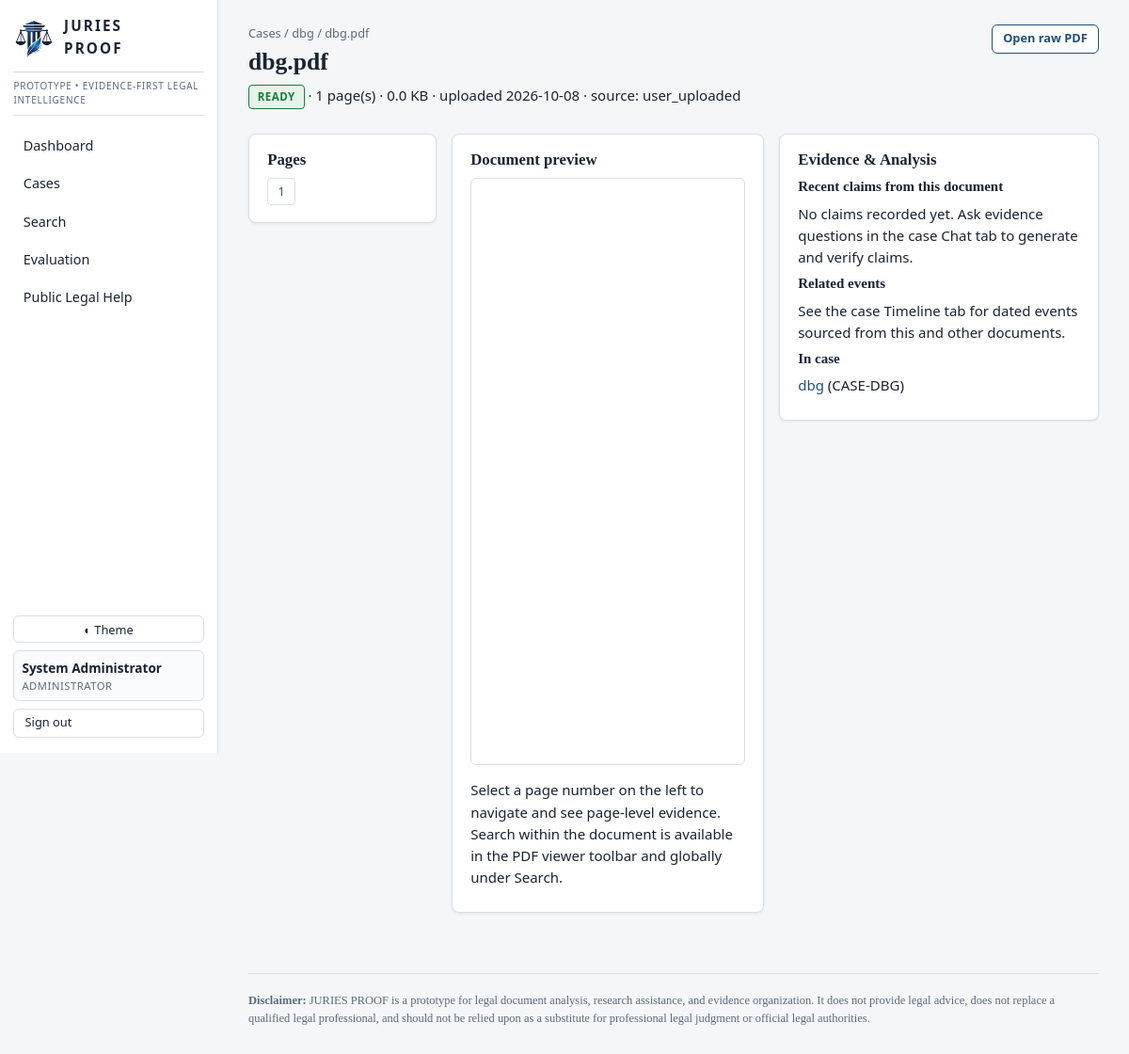
Page /documents/DOC-DBG (signed in) on the committed database.
### tables this page shows
CREATE TABLE users (
    id INTEGER PRIMARY KEY AUTOINCREMENT,
    username TEXT UNIQUE NOT NULL,
    password_hash TEXT NOT NULL,
    role TEXT NOT NULL DEFAULT 'analyst',
    display_name TEXT,
    created_at TEXT NOT NULL
);

CREATE TABLE cases (
    id TEXT PRIMARY KEY,
    title TEXT NOT NULL,
    case_type TEXT,
    jurisdiction TEXT,
    status TEXT NOT NULL DEFAULT 'Open',
    description TEXT,
    parties TEXT,
    tags TEXT,
    created_at TEXT NOT NULL,
    updated_at TEXT NOT NULL
);

CREATE TABLE documents (
    id TEXT PRIMARY KEY,
    case_id TEXT NOT NULL,
    doc_name TEXT NOT NULL,
    original_filename TEXT NOT NULL,
    file_path TEXT NOT NULL,
    file_type TEXT,
    file_size INTEGER,
    page_count INTEGER DEFAULT 0,
    upload_date TEXT NOT NULL,
    processing_status TEXT NOT NULL DEFAULT 'uploaded',
    processing_error TEXT,
    source_type TEXT DEFAULT 'user_uploaded',
    last_processed TEXT
);

CREATE TABLE pages (
    id INTEGER PRIMARY KEY AUTOINCREMENT,
    document_id TEXT NOT NULL,
    case_id TEXT NOT NULL,
    page_number INTEGER NOT NULL,
    text TEXT,
    char_count INTEGER DEFAULT 0,
    section TEXT
);

### app.py (the view)
@app.route("/documents/<doc_id>")
@login_required
def document_viewer(doc_id):
    doc = query("SELECT * FROM documents WHERE id=?", (doc_id,), one=True)
    if not doc:
        abort(404)
    case = query("SELECT * FROM cases WHERE id=?", (doc["case_id"],), one=True)
    pages = query("SELECT page_number, char_count, section FROM pages WHERE document_id=? ORDER BY page_number", (doc_id,))
    page = request.args.get("page", type=int)
    page_text = None
    claims = []
    if page:
        row = query("SELECT text, section FROM pages WHERE document_id=? AND page_number=?", (doc_id, page), one=True)
        page_text = row["text"] if row else None
        claims = query(
            "SELECT * FROM claims WHERE document_id=? AND page_number=? ORDER BY created_at DESC LIMIT 20",
            (doc_id, page))
    all_claims = query("SELECT * FROM claims WHERE document_id=? ORDER BY created_at DESC LIMIT 30", (doc_id,))
    return render_template("document_viewer.html", doc=doc, case=case, pages=pages,
                           page=page, page_text=page_text, claims=claims, all_claims=all_claims)

### app.py (called while the page is built)
def current_user():
    uid = session.get("uid")
    if not uid:
        return None
    return query("SELECT * FROM users WHERE id = ?", (uid,), one=True)

def login_required(f):
    @wraps(f)
    def wrapper(*args, **kwargs):
        if not session.get("uid"):
            return redirect(url_for("login"))
        return f(*args, **kwargs)
    return wrapper

@app.context_processor
def inject_globals():
    user = current_user()
    return dict(now=datetime.utcnow(), current_user=user,
                role_labels=ROLE_LABELS, app_name="JURIES PROOF",
                llm_configured=config.llm_configured())

### jp/config.py (called while the page is built)
def llm_configured():
    return bool(GEMINI_API_KEY or OPENAI_API_KEY)

### jp/db.py (called while the page is built)
def get_db():
    os.makedirs(os.path.dirname(DB_PATH), exist_ok=True)
    conn = sqlite3.connect(DB_PATH)
    conn.row_factory = sqlite3.Row
    conn.execute("PRAGMA foreign_keys = ON")
    return conn

def query(sql, params=(), one=False):
    conn = get_db()
    cur = conn.execute(sql, params)
    rows = cur.fetchall()
    conn.close()
    return (rows[0] if rows else None) if one else rows

### templates/document_viewer.html (shortened to what this page needs)
{% extends "base.html" %}
{% block content %}
<div class="page-head">
  <div>
    <div class="crumbs"><a href="{{ url_for('cases_page') }}">Cases</a> /
      <a href="{{ url_for('case_detail', case_id=case.id) }}">{{ case.title }}</a> / {{ doc.doc_name }}</div>
    <h1>{{ doc.doc_name }}</h1>
    <p class="meta">
      <span class="badge badge-{{ doc.processing_status }}">{{ doc.processing_status|upper }}</span>
      &middot; {{ doc.page_count }} page(s) &middot; {{ (doc.file_size/1024)|round(0) }} KB &middot;
      uploaded {{ doc.upload_date[:10] }} &middot; source: {{ doc.source_type }}
    </p>
  </div>
  <div>
    <a class="btn btn-secondary btn-sm" href="{{ url_for('document_file', doc_id=doc.id) }}" target="_blank">Open raw PDF</a>
  </div>
</div>
<div class="viewer-grid">
  <div class="card" style="max-height:80vh;overflow:auto;">
    <h3>Pages</h3>
    <div class="page-list">
      {% for p in pages %}
      <a class="{{ 'current' if page == p.page_number else '' }}"
         href="{{ url_for('document_viewer', doc_id=doc.id, page=p.page_number) }}">{{ p.page_number }}</a>
      {% endfor %}
    </div>
  </div>
  <div>
    {% if page %}
      <div class="card">
        <h3>Page {{ page }} — actual document content</h3>
        <iframe class="doc-frame" src="{{ url_for('document_file', doc_id=doc.id) }}#page={{ page }}&toolbar=1&view=FitH"
                title="PDF page {{ page }} of {{ doc.doc_name }}"></iframe>
      </div>
      <div class="card">
        <h4>Extracted text — Page {{ page }}</h4>
        <div class="evidence-box" style="white-space:pre-wrap;max-height:40vh;overflow:auto;">{{ page_text or '[No extractable text on this page]' }}</div>
      </div>
    {% else %}
      <div class="card">
        <h3>Document preview</h3>
        {% if doc.processing_status == 'ready' %}
        <iframe class="doc-frame" src="{{ url_for('document_file', doc_id=doc.id) }}" title="PDF preview of {{ doc.doc_name }}"></iframe>
        <p class="meta" style="margin-top:.5rem;">Select a page number on the left to navigate and see page-level evidence.
        Search within the document is available in the PDF viewer toolbar and globally under Search.</p>
        {% else %}
        <p>Document is being processed. Status: <strong>{{ doc.processing_status }}</strong>.</p>
        {% endif %}
      </div>
    {% endif %}
  </div>
  <div class="card" style="max-height:80vh;overflow:auto;">
    <h3>Evidence &amp; Analysis</h3>
    <h4>Recent claims from this document</h4>
    {% if all_claims %}
      {% for c in all_claims[:10] %}
      <p style="font-size:.85rem;">
        <span class="badge badge-{{ {'VERIFIED':'verified','PARTIALLY SUPPORTED':'partially','UNSUPPORTED':'unsupported','CONTRADICTED':'contradicted'}.get(c.status,'insufficient') }}">{{ c.status }}</span>
        {{ c.text[:140] }}
        {% if c.page_number %}<a href="{{ url_for('document_viewer', doc_id=doc.id, page=c.page_number) }}">(p.{{ c.page_number }})</a>{% endif %}
      </p>
      {% endfor %}
    {% else %}
      <p class="meta">No claims recorded yet. Ask evidence questions in the case Chat tab to generate and verify claims.</p>
    {% endif %}
    <h4>Related events</h4>
    {% set related = [] %}
    <p class="meta">See the case Timeline tab for dated events sourced from this and other documents.</p>
    <h4>In case</h4>
    <p class="meta"><a href="{{ url_for('case_detail', case_id=case.id) }}">{{ case.title }}</a> ({{ case.id }})</p>
  </div>
</div>
{% endblock %}

### templates/base.html (shortened to what this page needs)
<!DOCTYPE html>
<html lang="en" data-theme="light">
<head>
  <link rel="stylesheet" href="{{ url_for('static', filename='css/style.css') }}">
</head>
<body>
  <div class="layout">
    <aside class="sidebar">
      <a class="brand" href="{{ url_for('dashboard') }}">
        <img src="{{ url_for('static', filename='img/logo.png') }}" alt="JURIES PROOF logo" class="brand-logo">
        <span class="brand-text">JURIES<br>PROOF</span>
      </a>
      <p class="banner">PROTOTYPE &bull; EVIDENCE-FIRST LEGAL INTELLIGENCE</p>
      {% if current_user and current_user.role != 'public' %}
      <nav class="nav">
        <a href="{{ url_for('dashboard') }}" class="{{ 'active' if request.path in ['/', '/dashboard'] }}">Dashboard</a>
        <a href="{{ url_for('cases_page') }}" class="{{ 'active' if request.path.startswith('/cases') and 'research' not in request.path }}">Cases</a>
        <a href="{{ url_for('global_search') }}" class="{{ 'active' if request.path.startswith('/search') }}">Search</a>
        <a href="{{ url_for('evaluation_page') }}" class="{{ 'active' if request.path.startswith('/evaluation') }}">Evaluation</a>
        <a href="{{ url_for('public_help') }}">Public Legal Help</a>
      </nav>
      {% else %}
      <nav class="nav">
        <a href="{{ url_for('public_help') }}" class="{{ 'active' if request.path.startswith('/public-help') }}">Public Legal Help</a>
      </nav>
      {% endif %}
      <div class="sidebar-footer">
        <button id="theme-toggle" class="btn btn-ghost btn-sm" type="button" aria-label="Toggle light/dark theme">◐ Theme</button>
        {% if current_user %}
          <div class="user-chip">
            <span class="user-name">{{ current_user.display_name or current_user.username }}</span>
            <span class="user-role">{{ role_labels[current_user.role] }}</span>
          </div>
          <a class="btn btn-ghost btn-sm" href="{{ url_for('logout') }}">Sign out</a>
        {% endif %}
      </div>
    </aside>
    <main class="content">
      {% block content %}{% endblock %}
      <footer class="footer">
        <p><strong>Disclaimer:</strong> JURIES PROOF is a prototype for legal document analysis, research assistance, and evidence organization. It does not provide legal advice, does not replace a qualified legal professional, and should not be relied upon as a substitute for professional legal judgment or official legal authorities.</p>
      </footer>
    </main>
  </div>
</body>
</html>

### static/css/style.css (style rules this page uses)
:root, [data-theme="light"] { --bg: #f5f6f8; --surface: #ffffff; --surface-2: #fafbfc; --border: #d9dee5; --text: #1a2332; --text-muted: #5b6b7c; --accent: #1f4e79; --accent-soft: #e8eef5; --ok: #1e7a3c; --ok-bg: #e5f3e9; --warn: #8a6d00; --warn-bg: #faf3d7; --warn2: #a34e00; --warn2-bg: #fbe9dc; --bad: #a02020; --bad-bg: #f8e3e3; --gray-bg: #eceff2; --gray-text: #5b6b7c; --shadow: 0 1px 3px rgba(16, 24, 40, .08); }
* { box-sizing: border-box; }
html, body { margin: 0; padding: 0; }
body { font-family: Georgia, "Times New Roman", serif; background: var(--bg); color: var(--text); font-size: 15px; line-height: 1.55; }
h1, h2, h3, h4 { font-family: "Palatino Linotype", Palatino, Georgia, serif; line-height: 1.25; margin: 0 0 .5rem; }
h1 { font-size: 1.6rem; }
h3 { font-size: 1.05rem; }
a { color: var(--accent); text-decoration: none; }
p { margin: .4rem 0; }
code, .mono, .meta, table, .badge, .btn { font-family: "Segoe UI", system-ui, -apple-system, sans-serif; }
.layout { display: flex; min-height: 100vh; }
.sidebar { width: 232px; flex-shrink: 0; background: var(--surface); border-right: 1px solid var(--border); display: flex; flex-direction: column; padding: 1rem .9rem; gap: .8rem; position: sticky; top: 0; height: 100vh; }
.brand { display: flex; align-items: center; gap: .6rem; }
.brand-logo { width: 44px; height: 44px; object-fit: contain; }
.brand-text { font-weight: 700; letter-spacing: .14em; font-size: .95rem; color: var(--text); font-family: "Segoe UI", system-ui, sans-serif; }
.banner { font-family: "Segoe UI", system-ui, sans-serif; font-size: .62rem; letter-spacing: .08em; color: var(--text-muted); border-top: 1px solid var(--border); border-bottom: 1px solid var(--border); padding: .45rem 0; text-transform: uppercase; margin: 0; }
.nav { display: flex; flex-direction: column; gap: 2px; }
.nav a { padding: .5rem .65rem; border-radius: 6px; color: var(--text); font-family: "Segoe UI", system-ui, sans-serif; font-size: .9rem; }
.sidebar-footer { margin-top: auto; display: flex; flex-direction: column; gap: .5rem; }
.user-chip { display: flex; flex-direction: column; padding: .4rem .5rem; background: var(--surface-2); border: 1px solid var(--border); border-radius: 6px; }
.user-name { font-size: .85rem; font-weight: 600; font-family: "Segoe UI", sans-serif; }
.user-role { font-size: .7rem; color: var(--text-muted); font-family: "Segoe UI", sans-serif; text-transform: uppercase; letter-spacing: .05em; }
.content { flex: 1; padding: 1.6rem 2rem 3rem; min-width: 0; max-width: 1400px; }
.footer { margin-top: 3rem; border-top: 1px solid var(--border); padding-top: .8rem; color: var(--text-muted); font-size: .78rem; }
.page-head { display: flex; justify-content: space-between; align-items: flex-start; gap: 1rem; margin-bottom: 1.2rem; flex-wrap: wrap; }
.crumbs { font-family: "Segoe UI", sans-serif; font-size: .8rem; color: var(--text-muted); margin-bottom: .3rem; }
.crumbs a { color: var(--text-muted); }
.card { background: var(--surface); border: 1px solid var(--border); border-radius: 8px; padding: 1.1rem 1.2rem; box-shadow: var(--shadow); margin-bottom: 1rem; }
.card h3 { margin-top: 0; }
.badge { display: inline-block; padding: .18rem .55rem; border-radius: 4px; font-size: .72rem; font-weight: 600; letter-spacing: .04em; text-transform: uppercase; border: 1px solid transparent; white-space: nowrap; }
.badge-ready { background: var(--ok-bg); color: var(--ok); border-color: var(--ok); }
.btn { display: inline-block; padding: .5rem 1rem; border-radius: 6px; cursor: pointer; border: 1px solid var(--accent); background: var(--accent); color: #fff; font-size: .88rem; font-weight: 600; text-decoration: none; }
.btn-secondary { background: var(--surface); color: var(--accent); }
.btn-ghost { background: transparent; border-color: var(--border); color: var(--text); font-weight: 500; }
.btn-sm { padding: .3rem .7rem; font-size: .8rem; }
.doc-frame { width: 100%; height: 78vh; border: 1px solid var(--border); border-radius: 6px; background: var(--surface); }
.viewer-grid { display: grid; grid-template-columns: 200px 1fr 340px; gap: 1rem; align-items: start; }
.page-list { display: flex; flex-wrap: wrap; gap: 4px; }
.page-list a, .page-list span { display: inline-block; min-width: 30px; text-align: center; padding: .25rem .3rem; border: 1px solid var(--border); border-radius: 4px; font-family: "Segoe UI", sans-serif; font-size: .78rem; }

### rows in the picture
users: display_name "System Administrator", role "ADMINISTRATOR"
cases: title "dbg", id "CASE-DBG"
documents: doc_name "dbg.pdf", processing_status "READY", page_count "1", (doc.file_size/1024)|round(0) "0.0", upload_date "2026-10-08", source_type "user_uploaded"
pages: page_number "1"
